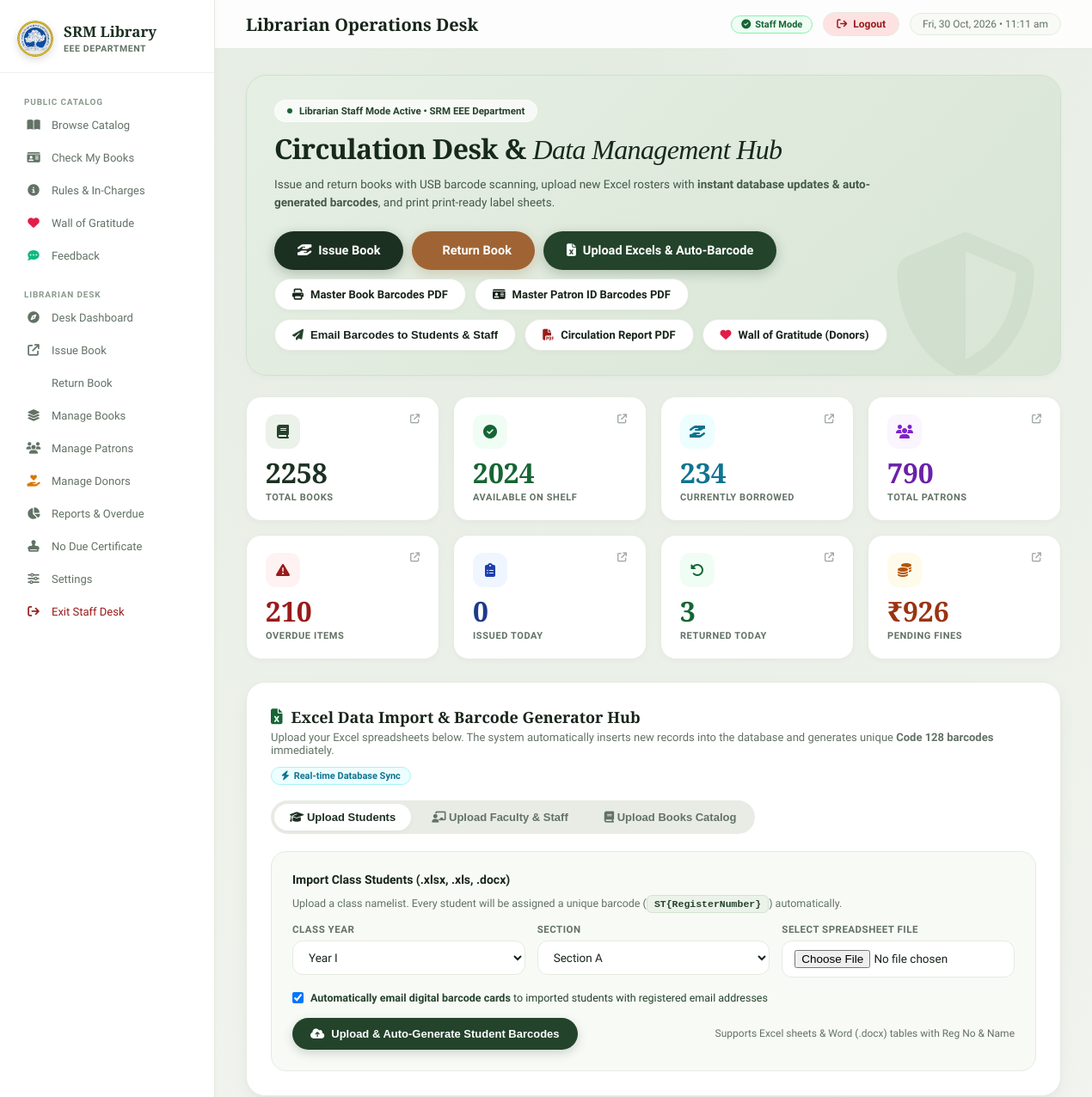
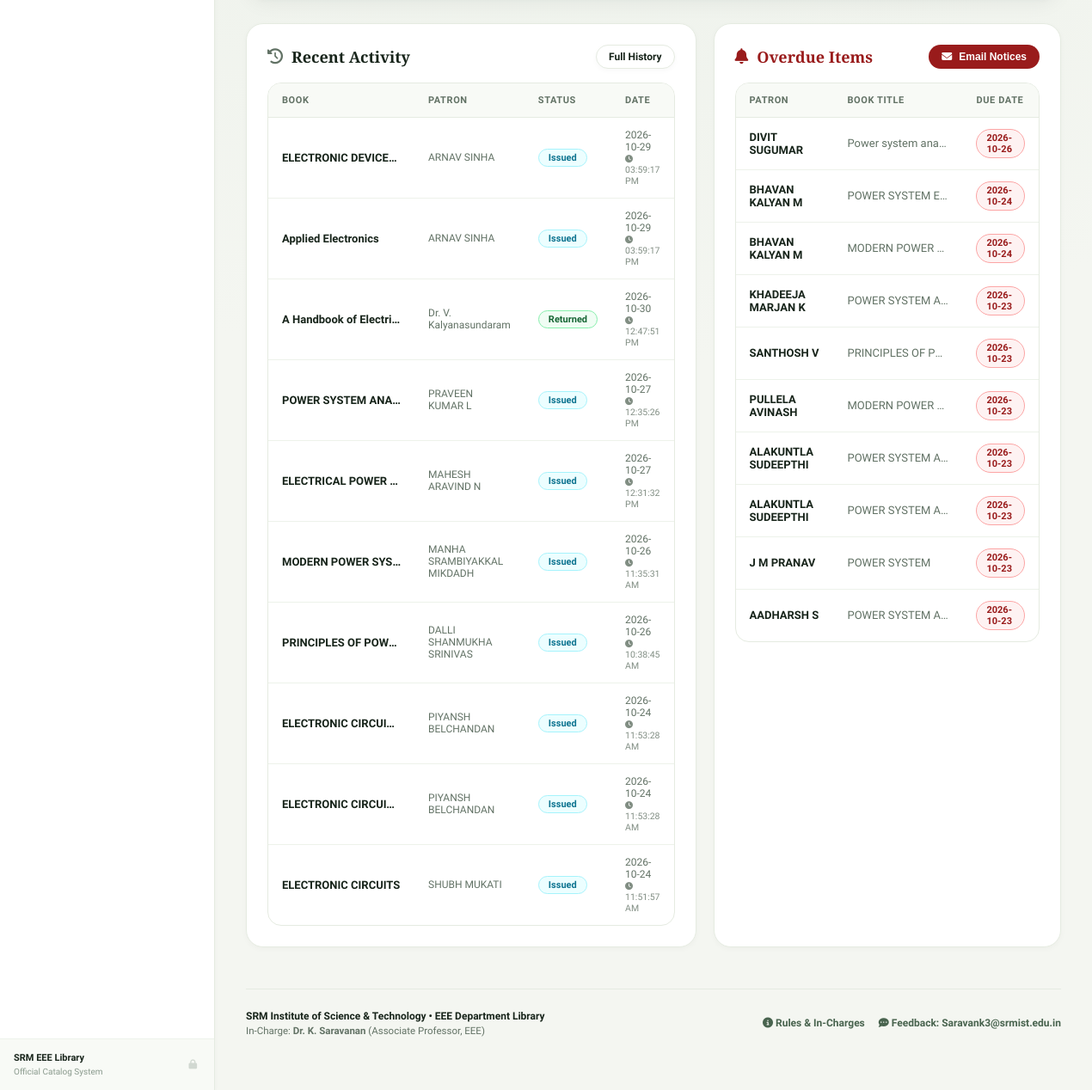
Page /librarian (signed in) on the committed database (2 pictures, top to bottom).
### tables this page shows
CREATE TABLE "transactions" (
                    id INTEGER PRIMARY KEY AUTOINCREMENT,
                    book_id INTEGER NOT NULL,
                    patron_id INTEGER NOT NULL,
                    issue_date TEXT NOT NULL,
                    issue_time TEXT,
                    due_date TEXT NOT NULL,
                    return_date TEXT,
                    return_time TEXT,
                    fine_amount REAL DEFAULT 0.0,
                    fine_paid INTEGER DEFAULT 0,
                    notes TEXT,
                    status TEXT DEFAULT 'issued',
                    FOREIGN KEY (book_id) REFERENCES books(id) ON DELETE CASCADE,
                    FOREIGN KEY (patron_id) REFERENCES patrons(id) ON DELETE CASCADE
                );

CREATE TABLE books (
            id INTEGER PRIMARY KEY AUTOINCREMENT,
            barcode TEXT UNIQUE NOT NULL,
            account_number TEXT,
            title TEXT NOT NULL,
            publisher TEXT,
            authors TEXT,
            edition TEXT,
            status TEXT DEFAULT 'available',
            added_date TEXT DEFAULT (datetime('now','localtime'))
        );

CREATE TABLE patrons (
            id INTEGER PRIMARY KEY AUTOINCREMENT,
            barcode TEXT UNIQUE NOT NULL,
            register_number TEXT UNIQUE,
            name TEXT NOT NULL,
            patron_type TEXT DEFAULT 'student',
            year TEXT,
            section TEXT,
            mobile TEXT,
            email TEXT,
            parent_mobile TEXT,
            parent_email TEXT,
            added_date TEXT DEFAULT (datetime('now','localtime'))
        , designation TEXT, no_due_emailed_at TEXT);

### webapp/app.py (the view)
@app.route("/librarian")
def librarian_page():
    if not require_staff():
        return redirect(url_for("staff_login", next=request.path))
    stats = get_dashboard_stats()
    overdue = get_overdue_transactions()[:10]
    recent = get_transaction_history(limit=10)
    return render_template("librarian.html", stats=stats, overdue=overdue, recent=recent)

### webapp/templates/librarian.html (shortened to what this page needs)
{% extends "base.html" %}
{% block page_title %}Librarian Operations Desk{% endblock %}
{% block content %}
<div class="hero-card" style="background: linear-gradient(135deg, #E6EFE4 0%, #D8E5D5 100%); border: 1px solid #D1E0CE; border-radius: 24px; padding: 28px 32px; margin-bottom: 24px; position: relative; overflow: hidden; box-shadow: var(--shadow-sm);">
 <div style="max-width: 720px; position: relative; z-index: 2;">
 <div style="display:inline-flex; align-items:center; gap:8px; background: rgba(255,255,255,0.7); backdrop-filter: blur(8px); padding: 5px 14px; border-radius: 9999px; font-size: 11.5px; font-weight: 600; color: var(--accent-text); margin-bottom: 12px; border: 1px solid rgba(255,255,255,0.6);">
 <span style="width:6px; height:6px; background:#166534; border-radius:50%;"></span> Librarian Staff Mode Active • SRM EEE Department
 </div>
 <h1 class="serif-heading" style="font-size: 32px; line-height: 1.18; color: #16291C; margin-bottom: 10px;">
 Circulation Desk & <em>Data Management Hub</em>
 </h1>
 <p style="font-size: 13.5px; line-height: 1.6; color: #435A48; margin-bottom: 22px;">
 Issue and return books with USB barcode scanning, upload new Excel rosters with <strong>instant database updates & auto-generated barcodes</strong>, and print print-ready label sheets.
 </p>
 <div style="display:flex; gap:10px; flex-wrap:wrap;">
 <a href="/issue" class="btn btn-primary btn-lg" style="box-shadow: 0 4px 14px rgba(28,48,34,0.25);">
 <i class="fa fa-hand-holding-hand"></i> Issue Book
 </a>
 <a href="/return" class="btn btn-warning btn-lg" style="box-shadow: 0 4px 14px rgba(160,100,52,0.25);">
  Return Book
 </a>
 <a href="#excel-hub" class="btn btn-success btn-lg" style="box-shadow: 0 4px 14px rgba(35,67,43,0.25);">
 <i class="fa fa-file-excel"></i> Upload Excels & Auto-Barcode
 </a>
 <a href="/books/barcodes" class="btn btn-outline" style="background:#fff;">
 <i class="fa fa-print"></i> Master Book Barcodes PDF
 </a>
 <a href="/patrons/barcodes" class="btn btn-outline" style="background:#fff;">
 <i class="fa fa-id-card"></i> Master Patron ID Barcodes PDF
 </a>
 <button type="button" class="btn btn-outline" style="background:#fff; cursor:pointer;" onclick="openModal('batchEmailModal')">
 <i class="fa fa-paper-plane" style="color:var(--accent-text);"></i> Email Barcodes to Students & Staff
 </button>
 <a href="/reports/pdf?download=1" class="btn btn-outline" style="background:#fff;">
 <i class="fa fa-file-pdf" style="color:#991B1B;"></i> Circulation Report PDF
 </a>
 <a href="/gratitude/manage" class="btn btn-outline" style="background:#fff;">
 <i class="fa fa-heart" style="color:#E11D48;"></i> Wall of Gratitude (Donors)
 </a>
 </div>
 </div>
 <div style="position: absolute; right: 25px; bottom: -25px; font-size: 170px; color: rgba(43, 70, 48, 0.05); pointer-events: none; z-index: 1;">
 <i class="fa fa-shield-halved"></i>
 </div>
</div>
<div class="stats-grid" id="statsGrid">
 <a href="/books" class="stat-card" title="Click to view all catalog books">
 <div style="display:flex; justify-content:space-between; align-items:flex-start;">
 <div class="icon-pill"><i class="fa fa-book"></i></div>
 <i class="fa fa-arrow-up-right-from-square" style="font-size:11px; color:var(--muted); opacity:0.6;"></i>
 </div>
 <div class="num" id="s-total_books">{{ stats.total_books }}</div>
 <div class="lbl">Total Books</div>
 </a>
 <a href="/books?status=available" class="stat-card" title="Click to view available books on shelf">
 <div style="display:flex; justify-content:space-between; align-items:flex-start;">
 <div class="icon-pill" style="background:#F0FDF4; color:#166534;"><i class="fa fa-circle-check"></i></div>
 <i class="fa fa-arrow-up-right-from-square" style="font-size:11px; color:var(--muted); opacity:0.6;"></i>
 </div>
 <div class="num c-green" id="s-available_books">{{ stats.available_books }}</div>
 <div class="lbl">Available on Shelf</div>
 </a>
 <a href="/books?status=issued" class="stat-card" title="Click to view currently borrowed books">
 <div style="display:flex; justify-content:space-between; align-items:flex-start;">
 <div class="icon-pill" style="background:#ECFEFF; color:#0E7490;"><i class="fa fa-hand-holding-hand"></i></div>
 <i class="fa fa-arrow-up-right-from-square" style="font-size:11px; color:var(--muted); opacity:0.6;"></i>
 </div>
 <div class="num c-cyan" id="s-issued_books">{{ stats.issued_books }}</div>
 <div class="lbl">Currently Borrowed</div>
 </a>
 <a href="/patrons" class="stat-card" title="Click to view all patrons (students & staff)">
 <div style="display:flex; justify-content:space-between; align-items:flex-start;">
 <div class="icon-pill" style="background:#FAF5FF; color:#7E22CE;"><i class="fa fa-users"></i></div>
 <i class="fa fa-arrow-up-right-from-square" style="font-size:11px; color:var(--muted); opacity:0.6;"></i>
 </div>
 <div class="num c-purple" id="s-total_patrons">{{ stats.total_patrons }}</div>
 <div class="lbl">Total Patrons</div>
 </a>
 <a href="/reports" class="stat-card" title="Click to view overdue books and fines">
 <div style="display:flex; justify-content:space-between; align-items:flex-start;">
 <div class="icon-pill" style="background:#FEF2F2; color:#991B1B;"><i class="fa fa-triangle-exclamation"></i></div>
 <i class="fa fa-arrow-up-right-from-square" style="font-size:11px; color:var(--muted); opacity:0.6;"></i>
 </div>
 <div class="num c-red" id="s-overdue">{{ stats.overdue }}</div>
 <div class="lbl">Overdue Items</div>
 </a>
 <a href="/reports" class="stat-card" title="Click to view recent circulation activity">
 <div style="display:flex; justify-content:space-between; align-items:flex-start;">
 <div class="icon-pill" style="background:#EFF6FF; color:#1E40AF;"><i class="fa fa-clipboard-list"></i></div>
 <i class="fa fa-arrow-up-right-from-square" style="font-size:11px; color:var(--muted); opacity:0.6;"></i>
 </div>
 <div class="num c-blue" id="s-issued_today">{{ stats.issued_today }}</div>
 <div class="lbl">Issued Today</div>
 </a>
 <a href="/reports" class="stat-card" title="Click to view returned items & borrowing history">
 <div style="display:flex; justify-content:space-between; align-items:flex-start;">
 <div class="icon-pill" style="background:#F0FDF4; color:#166534;"><i class="fa fa-rotate-left"></i></div>
 <i class="fa fa-arrow-up-right-from-square" style="font-size:11px; color:var(--muted); opacity:0.6;"></i>
 </div>
 <div class="num c-green" id="s-returned_today">{{ stats.returned_today }}</div>
 <div class="lbl">Returned Today</div>
 </a>
 <a href="/reports" class="stat-card" title="Click to view pending fine details">
 <div style="display:flex; justify-content:space-between; align-items:flex-start;">
 <div class="icon-pill" style="background:#FFFBEB; color:#B45309;"><i class="fa fa-coins"></i></div>
 <i class="fa fa-arrow-up-right-from-square" style="font-size:11px; color:var(--muted); opacity:0.6;"></i>
 </div>
 <div class="num c-yellow" id="s-pending_fines">₹{{ "%.0f"|format(stats.pending_fines) }}</div>
 <div class="lbl">Pending Fines</div>
 </a>
</div>
<div class="card" id="excel-hub" style="margin-bottom:28px; border-radius:22px; padding:28px; box-shadow:var(--shadow-md);">
 <div style="display:flex; justify-content:space-between; align-items:center; flex-wrap:wrap; gap:12px; margin-bottom:18px;">
 <div>
 <div class="card-title" style="margin-bottom:4px;">
 <i class="fa fa-file-excel" style="color:#166534;"></i> Excel Data Import & Barcode Generator Hub
 </div>
 <p style="font-size:13px; color:var(--muted);">
 Upload your Excel spreadsheets below. The system automatically inserts new records into the database and generates unique <strong>Code 128 barcodes</strong> immediately.
 </p>
 </div>
 <span class="badge badge-info"><i class="fa fa-bolt"></i> Real-time Database Sync</span>
 </div>
 <div class="tab-bar" style="margin-bottom:20px;">
 <button class="tab-btn active" data-tab="tab-imp-students"><i class="fa fa-graduation-cap"></i> Upload Students</button>
 <button class="tab-btn" data-tab="tab-imp-staff"><i class="fa fa-chalkboard-user"></i> Upload Faculty & Staff</button>
 <button class="tab-btn" data-tab="tab-imp-books"><i class="fa fa-book"></i> Upload Books Catalog</button>
 </div>
 <div class="tab-pane active" id="tab-imp-students">
 <form id="studentImportForm" onsubmit="handleStudentUpload(event)" style="background:var(--card2); border:1px solid var(--border); border-radius:18px; padding:24px;">
 <div style="font-weight:700; font-size:14px; margin-bottom:12px; color:var(--text);">
 Import Class Students (.xlsx, .xls, .docx)
 </div>
 <p style="font-size:12.5px; color:var(--muted); margin-bottom:16px;">
 Upload a class namelist. Every student will be assigned a unique barcode (<code>ST{RegisterNumber}</code>) automatically.
 </p>
 <div class="form-row cols-3" style="margin-bottom:16px;">
 <div class="form-group" style="margin-bottom:0;">
 <label>Class Year</label>
 <select name="year" class="form-control" required>
 <option value="I">Year I</option>
 </select>
 </div>
 <div class="form-group" style="margin-bottom:0;">
 <label>Section</label>
 <select name="section" class="form-control" required>
 <option value="A">Section A</option>
 </select>
 </div>
 <div class="form-group" style="margin-bottom:0;">
 <label>Select Spreadsheet File</label>
 <input type="file" name="file" class="form-control" accept=".xlsx,.xls,.docx" required>
 </div>
 </div>
 <div style="margin-top:12px;">
 <label style="display:flex; align-items:center; gap:8px; font-size:12.5px; color:var(--accent-text); cursor:pointer;">
 <input type="checkbox" name="auto_email" value="1" checked>
 <span><strong>Automatically email digital barcode cards</strong> to imported students with registered email addresses</span>
 </label>
 </div>
 <div style="display:flex; justify-content:space-between; align-items:center; flex-wrap:wrap; gap:12px; margin-top:16px;">
 <button type="submit" id="btnStudentImport" class="btn btn-success">
 <i class="fa fa-cloud-arrow-up"></i> Upload & Auto-Generate Student Barcodes
 </button>
 <span style="font-size:12px; color:var(--muted);">Supports Excel sheets & Word (.docx) tables with Reg No & Name</span>
 </div>
 </form>
 </div>
</div>
<div class="two-col">
 <div class="card" style="border-radius:20px;">
 <div style="display:flex; justify-content:space-between; align-items:center; margin-bottom:16px;">
 <div class="card-title" style="margin-bottom:0;">
 <i class="fa fa-clock-rotate-left" style="color:var(--muted);"></i> Recent Activity
 </div>
 <a href="/reports" class="btn btn-outline btn-sm">Full History</a>
 </div>
 <div class="table-wrap">
 <table>
 <thead><tr><th>Book</th><th>Patron</th><th>Status</th><th>Date</th></tr></thead>
 <tbody>
 {% for txn in recent %}
 <tr>
 <td style="max-width:170px; overflow:hidden; text-overflow:ellipsis; white-space:nowrap; font-weight:600;" title="{{ txn.book_title }}">{{ txn.book_title[:42] }}</td>
 <td style="color:var(--muted); font-size:12px;">{{ txn.patron_name }}</td>
 <td>
 {% if txn.status == 'returned' %}
 <span class="badge badge-success">Returned</span>
 {% else %}
 <span class="badge badge-info">Issued</span>
 {% endif %}
 </td>
 <td style="color:var(--muted); font-size:12px;">
 <div>{{ txn.return_date or txn.issue_date }}</div>
 {% set time_val = txn.return_time if txn.status == 'returned' else txn.issue_time %}
 {% if time_val %}<div style="font-size:10.5px; opacity:0.8;"><i class="fa fa-clock" style="font-size:9px;"></i> {{ time_val }}</div>{% endif %}
 </td>
 </tr>
 {% else %}
 <tr><td colspan="4" style="text-align:center; color:var(--muted); padding:28px;">No transactions recorded yet</td></tr>
 {% endfor %}
 </tbody>
 </table>
 </div>
 </div>
 <div class="card" style="border-radius:20px;">
 <div style="display:flex; justify-content:space-between; align-items:center; margin-bottom:16px;">
 <div class="card-title" style="margin-bottom:0; color:var(--danger);">
 <i class="fa fa-bell"></i> Overdue Items
 </div>
 {% if overdue %}
 <button class="btn btn-danger btn-sm" onclick="sendOverdueEmails()"><i class="fa fa-envelope"></i> Email Notices</button>
 {% endif %}
 </div>
 <div class="table-wrap">
 <table>
 <thead><tr><th>Patron</th><th>Book Title</th><th>Due Date</th></tr></thead>
 <tbody>
 {% for txn in overdue %}
 <tr>
 <td style="font-weight:600;">{{ txn.patron_name }}</td>
 <td style="max-width:150px; overflow:hidden; text-overflow:ellipsis; white-space:nowrap; color:var(--muted);">{{ txn.book_title[:40] }}</td>
 <td><span class="badge badge-danger">{{ txn.due_date }}</span></td>
 </tr>
 {% else %}
 <tr><td colspan="3" style="text-align:center; color:var(--success); padding:28px; font-weight:500;">All books are on schedule — zero overdue items!</td></tr>
 {% endfor %}
 </tbody>
 </table>
 </div>
 </div>
</div>
{% endblock %}

### rows in the picture
transactions: title "ELECTRONIC DEVICE…", patron_name "ARNAV SINHA", status "Issued", issue_date "2026-10-29", issue_time "03:59:17 PM"
transactions: title "Applied Electronics", patron_name "ARNAV SINHA", status "Issued", issue_date "2026-10-29", issue_time "03:59:17 PM"
transactions: title "A Handbook of Electri…", patron_name "Dr. V. Kalyanasundaram", status "Returned", return_date "2026-10-30", return_time "12:47:51 PM"
transactions: title "POWER SYSTEM ANA…", patron_name "PRAVEEN KUMAR L", status "Issued", issue_date "2026-10-27", issue_time "12:35:26 PM"
transactions: title "ELECTRICAL POWER…", patron_name "MAHESH ARAVIND N", status "Issued", issue_date "2026-10-27", issue_time "12:31:32 PM"
transactions: title "MODERN POWER SY…", patron_name "MANHA SRAMBIYAKKAL MIKDADH", status "Issued", issue_date "2026-10-26", issue_time "11:35:31 AM"
transactions: title "PRINCIPLES OF POW…", patron_name "DALLI SHANMUKHA SRINIVAS", status "Issued", issue_date "2026-10-26", issue_time "10:38:45 AM"
transactions: title "ELECTRONIC CIRCUI…", patron_name "PIYANSH BELCHANDAN", status "Issued", issue_date "2026-10-24", issue_time "11:53:28 AM"
transactions: title "ELECTRONIC CIRCUI…", patron_name "PIYANSH BELCHANDAN", status "Issued", issue_date "2026-10-24", issue_time "11:53:28 AM"
transactions: title "ELECTRONIC CIRCUITS", patron_name "SHUBH MUKATI", status "Issued", issue_date "2026-10-24", issue_time "11:51:57 AM"
transactions: patron_name "DIVIT SUGUMAR", title "Power system ana…", due_date "2026-10-26"
transactions: patron_name "BHAVAN KALYAN M", title "POWER SYSTEM E…", due_date "2026-10-24"
transactions: patron_name "BHAVAN KALYAN M", title "MODERN POWER…", due_date "2026-10-24"
transactions: patron_name "KHADEEJA MARJAN K", title "POWER SYSTEM A…", due_date "2026-10-23"
transactions: patron_name "SANTHOSH V", title "PRINCIPLES OF P…", due_date "2026-10-23"
transactions: patron_name "PULLELA AVINASH", title "MODERN POWER…", due_date "2026-10-23"
transactions: patron_name "ALAKUNTLA SUDEEPTHI", title "POWER SYSTEM A…", due_date "2026-10-23"
transactions: patron_name "ALAKUNTLA SUDEEPTHI", title "POWER SYSTEM A…", due_date "2026-10-23"
transactions: patron_name "J M PRANAV", title "POWER SYSTEM", due_date "2026-10-23"
transactions: patron_name "AADHARSH S", title "POWER SYSTEM A…", due_date "2026-10-23"

### other values in the picture
{{ stats.total_books }} "2258"
{{ stats.available_books }} "2024"
{{ stats.issued_books }} "234"
{{ stats.total_patrons }} "790"
{{ stats.overdue }} "210"
{{ stats.issued_today }} "0"
{{ stats.returned_today }} "3"
{{ "%.0f"|format(stats.pending_fines) }} "926"
